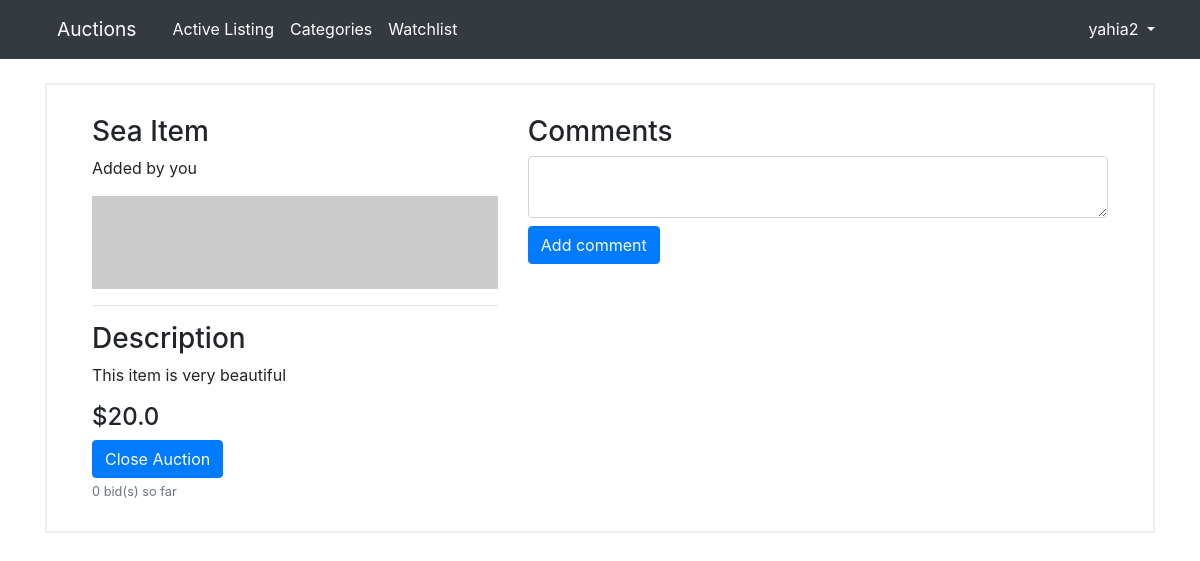
Before: /listing/6 (signed in) with the older database file.
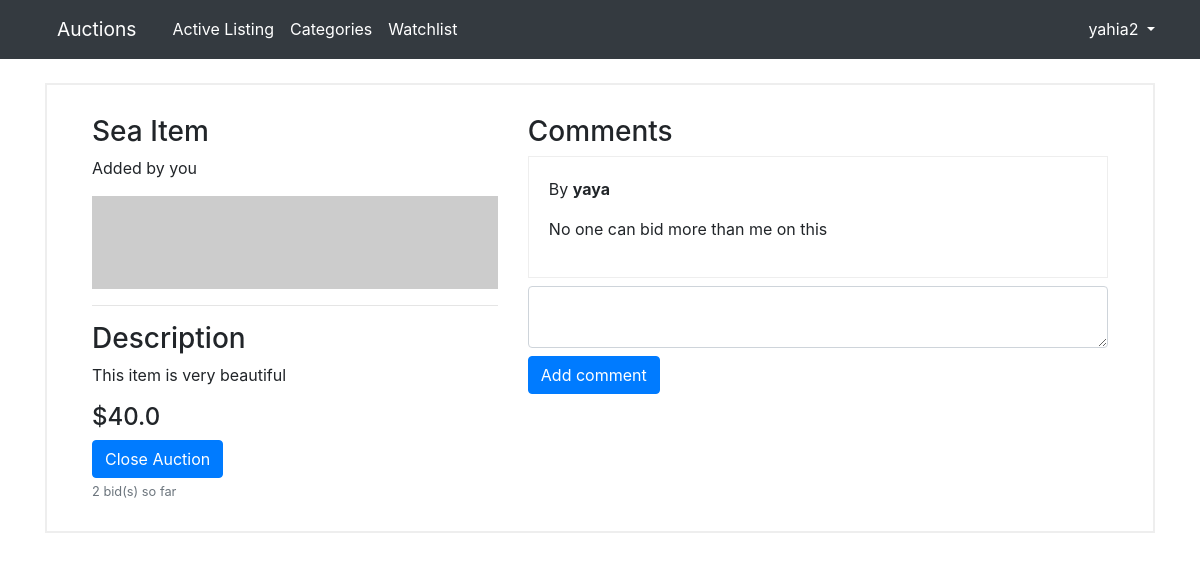
After: the same page with the newer database file.
### auctions/models.py (models this page shows, shortened)
class Listing(models.Model):
    title = models.CharField(max_length=50)
    description = models.TextField()
    start_bid = models.FloatField()
    current_bid = models.FloatField()
    date = models.DateTimeField(default=timezone.now)
    image_URL = models.URLField(blank=True, default="")
    user = models.ForeignKey(User, related_name="listings", on_delete=models.CASCADE)
    category = models.CharField(max_length=50)
    is_active = models.BooleanField(default=True)
    winner = models.ForeignKey(User, related_name="win_listings", on_delete=models.CASCADE, blank=True, null=True)

class Comment(models.Model):
    content = models.TextField()
    listing = models.ForeignKey(Listing, related_name="comments", on_delete=models.CASCADE)
    user = models.ForeignKey(User, on_delete=models.CASCADE)
    date = models.DateTimeField(default=timezone.now)

class User(AbstractUser):
    pass

### auctions/views.py (the view)
# urls.py: path("listing/<int:id>", views.listing_page, name="listing-page"),
@login_required
def listing_page(request, id):
    listing = Listing.objects.filter(id=id).first()
    if not listing:
        messages.error(request, "This item does not exist")
        return redirect("index")
    listing_bids = Bid.objects.filter(listing=listing)
    is_highest_bid = False
    if listing_bids.count() > 0:
        highest_bid = listing_bids.order_by("-date")[0]
        is_highest_bid = highest_bid.user.username == request.user.username
    user_watchlist = [item.listing for item in request.user.watchlist.all()]
    is_watched = listing in user_watchlist
    context = {
        "listing": listing,
        "is_watched": is_watched,
        "bids_number": listing_bids.count(),
        "is_highest_bid": is_highest_bid
    }
    return render(request, "auctions/listing-page.html", context)

### auctions/templates/auctions/listing-page.html (shortened to what this page needs)
{% extends "auctions/layout.html" %}
{% block body %}
    <div class="main-content row">
        <div class="col-md-5">
            {% if listing.is_active %}
                <h3> {{ listing.title }} </h3>
            {% else %}
                <h3> {{ listing.title }} (CLOSED) </h3>
                {% if listing.winner == user %}
                <h4> Congratulations! You won this item </h4>
                {% endif %}
            {% endif %}
            {% if user.username == listing.user.username %}
                <p> Added by you </p>
            {% else %}
                <p> Added by {{ listing.user.username }} </p>
            {% endif %}
            <div class="listing-image">
                <img src="{{listing.image_URL}}" alt="img">
            </div>
            <hr>
            <h3> Description </h3>
            <p class="listing-description">{{ listing.description }}</p>
            <h4 class="listing-price"> ${{ listing.current_bid }} </h4>
            {% if listing.is_active %}
                {% if user.username == listing.user.username %}
                    <a class="btn btn-primary" href="{% url 'close-bid' listing.id %}"> Close Auction </a>
                    <small class="form-text text-muted">{{bids_number}} bid(s) so far</small>
                {% endif %}
            {% endif %}
        </div>
        <div class="col-md-7">
            <div class="comments mb-2">
                <h3> Comments </h3>
                {% for comment in listing.comments.all %}
                    <div class="listing-comments">
                        <p> By <strong> {{comment.user.username}} </strong> </p>
                        <p> {{comment.content}} </p>
                    </div>
                {% endfor %}
            </div>
            <form action="{% url 'add-comment' %}" method="POST">
                <div class="form-group">
                    <textarea type="text" name="comment-content" class="form-control bid-value mb-2" required></textarea>
                    <input type="submit" value="Add comment" class="btn btn-primary">
                </div>
            </form>
        </div>
    </div>
{% endblock %}

Changed rows visible on the page:
changed Listing "Sea Item": current_bid "20.0" → "40.0"
added Comment: user.username "yaya", content "No one can bid more than me on this"
Other visible differences:
{{ bids_number }}: "0" → "2"
